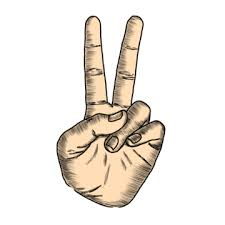
#> input picture GestureRecognition/test_images/image1.jpeg, 225 x 225 px
$ jupyter execute GestureRecognition.ipynb
#> lines starting #> are read from the running program, lines starting #| are printed output that depends on the picture; after the words box and inside, x2 and y2 are one past the last pixel; in counts of white or black regions, pixels touching at a corner belong together
#> further down, input is the input picture: shape (225, 225, 3); mean B, G, R 227.4, 234.2, 239.7
[cell 1]
import cv2
import numpy as np
from google.colab.patches import cv2_imshow

[cell 2]
def handGesture(img):
  # ret,img = cap.read()
  # img = cv2.resize(img, (int(img.shape[1]/2), int(img.shape[0]/2)))
  img = cv2.resize(img, (514, 480))
  gray = cv2.cvtColor(img,cv2.COLOR_BGR2GRAY)
  blur = cv2.GaussianBlur(gray,(5,5),0)
  ret,thresh1 = cv2.threshold(blur,70,255,cv2.THRESH_BINARY_INV+cv2.THRESH_OTSU)
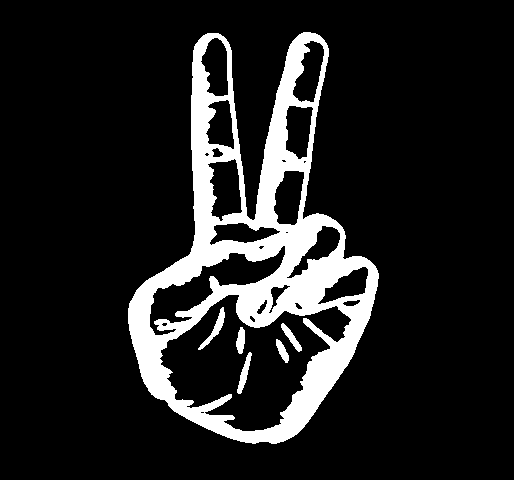
#> thresh1: shape (480, 514); 12.9% white; 6 white regions
#> ret = 191

  contours, hierarchy = cv2.findContours(thresh1,cv2.RETR_TREE,cv2.CHAIN_APPROX_SIMPLE)
#> contours = 30 contours, 7 with area under 20; largest, box (x1, y1, x2, y2) and area: (128, 32, 379, 444) 57854, (159, 294, 352, 432) 14502, (149, 245, 286, 336) 3778, (207, 158, 243, 222) 1516, (273, 170, 305, 226) 1274
  drawing = np.zeros(img.shape,np.uint8)

  max_area=0

  for i in range(len(contours)):
    cnt=contours[i]
    area = cv2.contourArea(cnt)
    if (area>max_area):
      max_area=area
      ci=i
#> this loop made 30 passes
#> (area, max_area, ci) on pass 1: (57854.5, 57854.5, 0)
#> area on passes 4 to 9: 25, 32.5, 83.5, 75.5, 14501.5, 193.5
#> after the loop, ci = 0; max_area = 57854.5
  cnt=contours[ci]
#> cnt = contour of 575 points, box (x1, y1, x2, y2) (128, 32, 379, 444), area 57854
  hull = cv2.convexHull(cnt)
#> hull = contour of 51 points, box (x1, y1, x2, y2) (128, 32, 379, 444), area 77174
  moments = cv2.moments(cnt)
#> moments = moments, m00 57854.5, centre m10/m00, m01/m00 = (253, 269.9)
  if moments['m00']!=0:
    cx = int(moments['m10']/moments['m00']) # cx = M10/M00
#> cx = 252
    cy = int(moments['m01']/moments['m00']) # cy = M01/M00
#> cy = 269

  centr=(cx,cy)
#> centr = (252, 269)
  cv2.circle(img,centr,5,[0,0,255],2)
#> img: shape (480, 514, 3); mean of channels 0, 1, 2 227.3, 234, 239.7
  cv2.drawContours(drawing,[cnt],0,(0,255,0),2)
  cv2.drawContours(drawing,[hull],0,(0,0,255),2)
#> drawing: shape (480, 514, 3); mean of channels 0, 1, 2 0, 3.6, 3.3

  cnt = cv2.approxPolyDP(cnt,0.01*cv2.arcLength(cnt,True),True)
#> cnt = contour of 14 points, box (x1, y1, x2, y2) (128, 32, 378, 443), area 55362
  hull = cv2.convexHull(cnt,returnPoints = False)
#> hull = [13, 10, 9, 8, 7, 6, 4, 0]

  if (1):
    defects = cv2.convexityDefects(cnt,hull)
#> defects = [[0, 4, 2, 46354], [4, 6, 5, 12161], [10, 13, 12, 15151]]
    mind=0
    maxd=0
    for i in range(defects.shape[0]):
      s,e,f,d = defects[i,0]
      start = tuple(cnt[s][0])
      end = tuple(cnt[e][0])
      far = tuple(cnt[f][0])
      dist = cv2.pointPolygonTest(cnt,centr,True)
      cv2.line(img,start,end,[0,0,255],5)

      cv2.circle(img,far,2,[0,0,255],-1)
      font = cv2.FONT_HERSHEY_DUPLEX
#> this loop made 3 passes
#> (s, e, f, d, start, end, far) on passes 1 to 3: (0, 4, 2, 46354, (310, 32), (195, 44), (253, 220)), (4, 6, 5, 12161, (195, 44), (128, 308), (193, 245)), (10, 13, 12, 15151, (377, 286), (328, 56), (302, 218))
#> img: shape (480, 514, 3); mean of channels 0, 1, 2 223, 229.7, 240
    cv2.putText(img, "Number of Fingers: "+str(i), ( 26, 106), font, 0.5, (0, 0, 255), 2)
#> img: shape (480, 514, 3); mean of channels 0, 1, 2 221.9, 228.6, 240
    i=0
    return (img)

[cell 3]
input = cv2.imread("test_images/image1.jpeg")
output = handGesture(input)
cv2_imshow(output)

[cell 4]
input = cv2.imread("test_images/image2.jpeg")
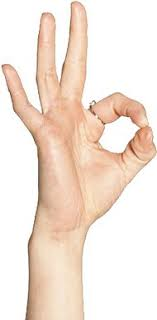
#> input picture GestureRecognition/test_images/image2.jpeg, 157 x 320 px
#> input is the input picture: shape (320, 157, 3); mean B, G, R 216.8, 228.4, 243.8
output = handGesture(input)
#> in handGesture (call 2), `ret,thresh1 = cv2.threshold(blur,70,255,cv2.THRESH_BINARY_INV+cv2.THRE..`: thresh1: shape (480, 514); 39.8% white; 3 white regions
#> in handGesture (call 2), `ret,thresh1 = cv2.threshold(blur,70,255,cv2.THRESH_BINARY_INV+cv2.THRE..`: ret = 226
#> in handGesture (call 2), `contours, hierarchy = cv2.findContours(thresh1,cv2.RETR_TREE,cv2.CHAIN..`: contours = 42 contours, 15 with area under 20; largest, box (x1, y1, x2, y2) and area: (3, 0, 514, 480) 104062, (324, 174, 455, 230) 4412, (234, 12, 267, 126) 1333, (340, 257, 381, 279) 422, (266, 221, 294, 243) 334
#> the loop in handGesture (call 2), `for i in range(len(contours)):` made 42 passes
#> (area, max_area, ci) on passes 1, 3: (110.5, 110.5, 0), (104061.5, 104061.5, 2)
#> area on passes 2, 7, 9, 10, 11, 13: 92, 261.5, 422, 75.5, 44, 21
#> after the loop in handGesture (call 2), `for i in range(len(contours)):`: ci = 2; max_area = 104061.5
#> in handGesture (call 2), `cnt=contours[ci]`: cnt = contour of 987 points, box (x1, y1, x2, y2) (3, 0, 514, 480), area 104062
#> in handGesture (call 2), `hull = cv2.convexHull(cnt)`: hull = contour of 20 points, box (x1, y1, x2, y2) (3, 0, 514, 480), area 166688
#> in handGesture (call 2), `moments = cv2.moments(cnt)`: moments = moments, m00 104061.5, centre m10/m00, m01/m00 = (241.4, 235)
#> in handGesture (call 2), `cx = int(moments['m10']/moments['m00'])`: cx = 241
#> in handGesture (call 2), `cy = int(moments['m01']/moments['m00'])`: cy = 234
#> in handGesture (call 2), `centr=(cx,cy)`: centr = (241, 234)
#> in handGesture (call 2), `cv2.circle(img,centr,5,[0,0,255],2)`: img: shape (480, 514, 3); mean of channels 0, 1, 2 216.6, 228.3, 243.7
#> in handGesture (call 2), `cv2.drawContours(drawing,[hull],0,(0,0,255),2)`: drawing: shape (480, 514, 3); mean of channels 0, 1, 2 0, 7.6, 4.7
#> in handGesture (call 2), `cnt = cv2.approxPolyDP(cnt,0.01*cv2.arcLength(cnt,True),True)`: cnt = contour of 19 points, box (x1, y1, x2, y2) (3, 3, 514, 480), area 97875
#> in handGesture (call 2), `hull = cv2.convexHull(cnt,returnPoints = False)`: hull = [17, 16, 14, 8, 6, 4, 1, 0]
#> in handGesture (call 2), `defects = cv2.convexityDefects(cnt,hull)`: defects = [[17, 0, 18, 30248], [1, 4, 2, 27963], [4, 6, 5, 32377], [6, 8, 7, 22977], [8, 14, 11, 29184], [14, 16, 15, 21145]]
#> the loop in handGesture (call 2), `for i in range(defects.shape[0]):` made 6 passes
#> (s, e, f, d, start, end, far) on passes 1 to 6: (17, 0, 18, 30248, (454, 152), (263, 3), (276, 163)), (1, 4, 2, 27963, (230, 5), (135, 21), (193, 122)), (4, 6, 5, 32377, (135, 21), (3, 98), (134, 168)), (6, 8, 7, 22977, (3, 98), (81, 479), (120, 222)), (8, 14, 11, 29184, (81, 479), (275, 479), (199, 365)), (14, 16, 15, 21145, (275, 479), (513, 230), (285, 349))
#> after the loop in handGesture (call 2), `for i in range(defects.shape[0]):`:
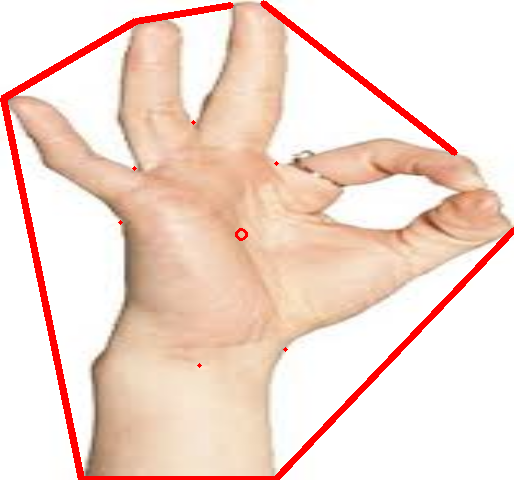
#> img: shape (480, 514, 3); mean of channels 0, 1, 2 207.4, 218.9, 243.9; drawn as B, G, R
#> in handGesture (call 2), `cv2.putText(img, "Number of Fingers: "+str(i), ( 26, 106), font, 0.5, ..`: img: shape (480, 514, 3); 0.48% of pixels changed, all inside (x1, y1, x2, y2) = (27, 95, 203, 112)
cv2_imshow(output)

[cell 5]
input = cv2.imread("test_images/image3.jpeg")
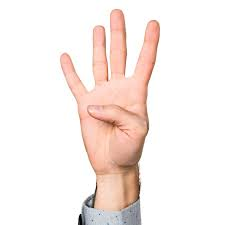
#> input picture GestureRecognition/test_images/image3.jpeg, 225 x 225 px
#> input is the input picture: shape (225, 225, 3); mean B, G, R 232.8, 237, 247.7
output = handGesture(input)
#> in handGesture (call 3), `ret,thresh1 = cv2.threshold(blur,70,255,cv2.THRESH_BINARY_INV+cv2.THRE..`: thresh1: shape (480, 514); 22% white; 6 white regions (2 under 20 px)
#> in handGesture (call 3), `ret,thresh1 = cv2.threshold(blur,70,255,cv2.THRESH_BINARY_INV+cv2.THRE..`: ret = 221
#> in handGesture (call 3), `contours, hierarchy = cv2.findContours(thresh1,cv2.RETR_TREE,cv2.CHAIN..`: contours = 25 contours, 7 with area under 20; largest, box (x1, y1, x2, y2) and area: (137, 42, 366, 480) 45170, (251, 19, 291, 170) 5088, (211, 54, 252, 185) 3866, (229, 390, 260, 424) 598, (297, 187, 310, 208) 128
#> the loop in handGesture (call 3), `for i in range(len(contours)):` made 25 passes
#> (area, max_area) on passes 4, 10: (3866, 3866), (45170, 45170)
#> area on passes 5, 6, 8, 9, 11, 13: 46.5, 20.5, 25, 78.5, 55.5, 598.5
#> after the loop in handGesture (call 3), `for i in range(len(contours)):`: ci = 9; max_area = 45170
#> in handGesture (call 3), `cnt=contours[ci]`: cnt = contour of 645 points, box (x1, y1, x2, y2) (137, 42, 366, 480), area 45170
#> in handGesture (call 3), `hull = cv2.convexHull(cnt)`: hull = contour of 16 points, box (x1, y1, x2, y2) (137, 42, 366, 480), area 76513
#> in handGesture (call 3), `moments = cv2.moments(cnt)`: moments = moments, m00 45170, centre m10/m00, m01/m00 = (264.2, 297.6)
#> in handGesture (call 3), `cx = int(moments['m10']/moments['m00'])`: cx = 264
#> in handGesture (call 3), `cy = int(moments['m01']/moments['m00'])`: cy = 297
#> in handGesture (call 3), `centr=(cx,cy)`: centr = (264, 297)
#> in handGesture (call 3), `cv2.circle(img,centr,5,[0,0,255],2)`: img: shape (480, 514, 3); mean of channels 0, 1, 2 232.7, 236.9, 247.7
#> in handGesture (call 3), `cv2.drawContours(drawing,[hull],0,(0,0,255),2)`:
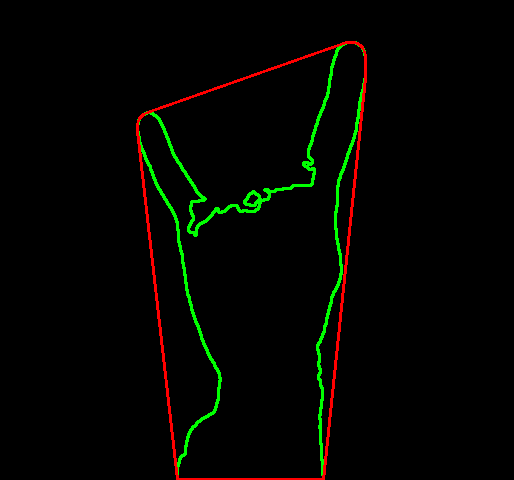
#> drawing: shape (480, 514, 3); mean of channels 0, 1, 2 0, 4.5, 3.4; drawn as B, G, R
#> in handGesture (call 3), `cnt = cv2.approxPolyDP(cnt,0.01*cv2.arcLength(cnt,True),True)`: cnt = contour of 12 points, box (x1, y1, x2, y2) (138, 42, 356, 480), area 44356
#> in handGesture (call 3), `hull = cv2.convexHull(cnt,returnPoints = False)`: hull = [11, 10, 8, 0]
#> in handGesture (call 3), `defects = cv2.convexityDefects(cnt,hull)`: defects = [[0, 8, 5, 32640], [8, 10, 9, 13736]]
#> the loop in handGesture (call 3), `for i in range(defects.shape[0]):` made 2 passes
#> (s, e, f, d, start, end, far, dist) on passes 1 to 2: (0, 8, 5, 32640, (355, 42), (138, 120), (195, 235), 66.47), (8, 10, 9, 13736, (138, 120), (177, 479), (220, 378), 66.47)
#> after the loop in handGesture (call 3), `for i in range(defects.shape[0]):`:
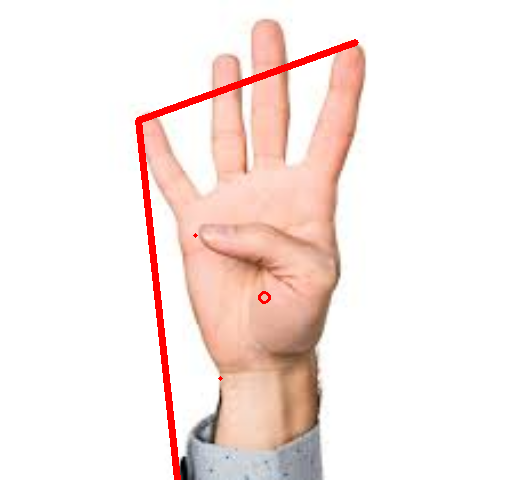
#> img: shape (480, 514, 3); mean of channels 0, 1, 2 228.8, 233, 247.8; drawn as B, G, R
#> in handGesture (call 3), `cv2.putText(img, "Number of Fingers: "+str(i), ( 26, 106), font, 0.5, ..`: img: shape (480, 514, 3); 0.43% of pixels changed, all inside (x1, y1, x2, y2) = (27, 95, 200, 112)
cv2_imshow(output)

[cell 6]
input = cv2.imread("test_images/image4.jpeg")
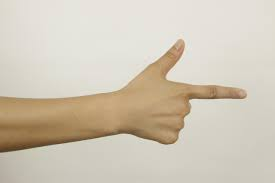
#> input picture GestureRecognition/test_images/image4.jpeg, 275 x 183 px
#> input is the input picture: shape (183, 275, 3); mean B, G, R 182.8, 199, 208.5
output = handGesture(input)
#> in handGesture (call 4), `ret,thresh1 = cv2.threshold(blur,70,255,cv2.THRESH_BINARY_INV+cv2.THRE..`:
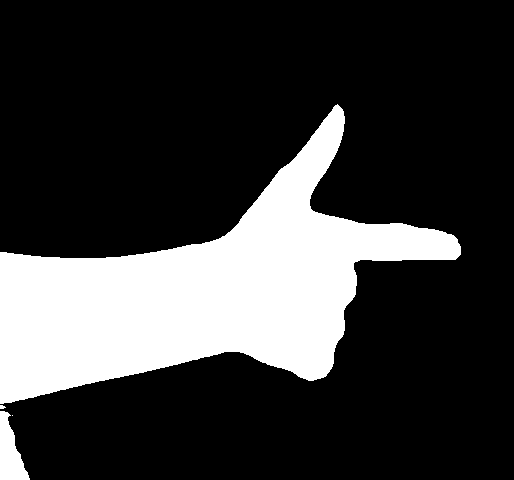
#> thresh1: shape (480, 514); 22.7% white; 4 white regions (2 under 20 px)
#> in handGesture (call 4), `ret,thresh1 = cv2.threshold(blur,70,255,cv2.THRESH_BINARY_INV+cv2.THRE..`: ret = 181
#> in handGesture (call 4), `contours, hierarchy = cv2.findContours(thresh1,cv2.RETR_TREE,cv2.CHAIN..`: contours = 4 contours, 2 with area under 20; largest, box (x1, y1, x2, y2) and area: (0, 104, 461, 404) 54150, (0, 411, 30, 480) 1108
#> the loop in handGesture (call 4), `for i in range(len(contours)):` made 4 passes
#> (area, max_area, ci) on passes 2, 4: (1108, 1108, 1), (54149.5, 54149.5, 3)
#> after the loop in handGesture (call 4), `for i in range(len(contours)):`: ci = 3; max_area = 54149.5
#> in handGesture (call 4), `cnt=contours[ci]`: cnt = contour of 451 points, box (x1, y1, x2, y2) (0, 104, 461, 404), area 54150
#> in handGesture (call 4), `hull = cv2.convexHull(cnt)`: hull = contour of 13 points, box (x1, y1, x2, y2) (0, 104, 461, 404), area 88414
#> in handGesture (call 4), `moments = cv2.moments(cnt)`: moments = moments, m00 54149.5, centre m10/m00, m01/m00 = (202.3, 291)
#> in handGesture (call 4), `cx = int(moments['m10']/moments['m00'])`: cx = 202
#> in handGesture (call 4), `cy = int(moments['m01']/moments['m00'])`: cy = 291
#> in handGesture (call 4), `centr=(cx,cy)`: centr = (202, 291)
#> in handGesture (call 4), `cv2.circle(img,centr,5,[0,0,255],2)`: img: shape (480, 514, 3); mean of channels 0, 1, 2 182.7, 198.9, 208.5
#> in handGesture (call 4), `cv2.drawContours(drawing,[hull],0,(0,0,255),2)`:
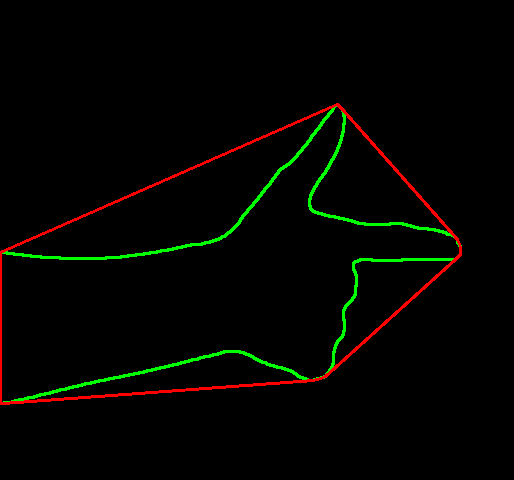
#> drawing: shape (480, 514, 3); mean of channels 0, 1, 2 0, 4, 3.6; drawn as B, G, R
#> in handGesture (call 4), `cnt = cv2.approxPolyDP(cnt,0.01*cv2.arcLength(cnt,True),True)`: cnt = contour of 9 points, box (x1, y1, x2, y2) (0, 104, 461, 404), area 53544
#> in handGesture (call 4), `hull = cv2.convexHull(cnt,returnPoints = False)`: hull = [7, 5, 4, 2, 0]
#> in handGesture (call 4), `defects = cv2.convexityDefects(cnt,hull)`: defects = [[7, 0, 8, 15801], [0, 2, 1, 22656], [2, 4, 3, 19393], [5, 7, 6, 8668]]
#> the loop in handGesture (call 4), `for i in range(defects.shape[0]):` made 4 passes
#> (s, e, f, d, start, end, far) on passes 1 to 4: (7, 0, 8, 15801, (323, 377), (460, 246), (355, 261)), (0, 2, 1, 22656, (460, 246), (337, 104), (310, 208)), (2, 4, 3, 19393, (337, 104), (0, 252), (218, 239)), (5, 7, 6, 8668, (0, 403), (323, 377), (224, 351))
#> after the loop in handGesture (call 4), `for i in range(defects.shape[0]):`: img: shape (480, 514, 3); mean of channels 0, 1, 2 176.9, 192.7, 209.8
#> in handGesture (call 4), `cv2.putText(img, "Number of Fingers: "+str(i), ( 26, 106), font, 0.5, ..`:
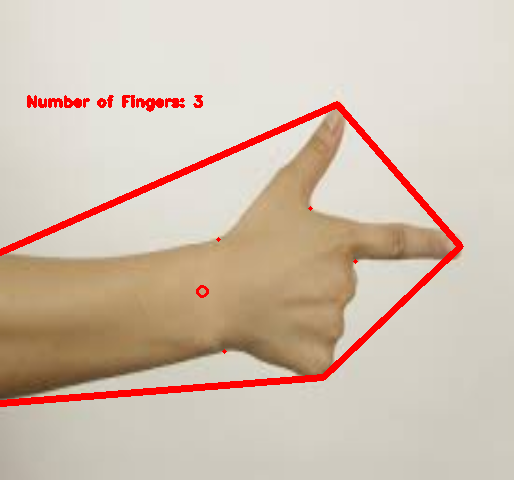
#> img: shape (480, 514, 3); mean of channels 0, 1, 2 175.8, 191.6, 209.9; drawn as B, G, R
cv2_imshow(output)
